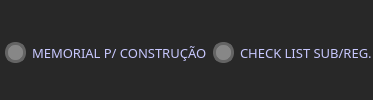
              <widget class="QFrame" name="frame_21">
               <property name="styleSheet">
                <string notr="true">background-color: rgb(40, 40, 40);
border-radius: 10px;
color:rgb(200, 200, 255);</string>
               </property>
               <property name="frameShape">
                <enum>QFrame::StyledPanel</enum>
               </property>
               <property name="frameShadow">
                <enum>QFrame::Raised</enum>
               </property>
               <layout class="QHBoxLayout" name="horizontalLayout_11">
                <property name="spacing">
                 <number>5</number>
                </property>
                <property name="leftMargin">
                 <number>5</number>
                </property>
                <property name="topMargin">
                 <number>5</number>
                </property>
                <property name="rightMargin">
                 <number>0</number>
                </property>
                <property name="bottomMargin">
                 <number>0</number>
                </property>
                <item>
                 <widget class="QFrame" name="frame_39">
                  <property name="frameShape">
                   <enum>QFrame::StyledPanel</enum>
                  </property>
                  <property name="frameShadow">
                   <enum>QFrame::Raised</enum>
                  </property>
                  <layout class="QHBoxLayout" name="horizontalLayout_35">
                   <property name="spacing">
                    <number>0</number>
                   </property>
                   <property name="leftMargin">
                    <number>0</number>
                   </property>
                   <property name="topMargin">
                    <number>0</number>
                   </property>
                   <property name="rightMargin">
                    <number>0</number>
                   </property>
                   <property name="bottomMargin">
                    <number>0</number>
                   </property>
                   <item>
                    <widget class="QCheckBox" name="cbox_memorialcontrucao">
                     <property name="sizePolicy">
                      <sizepolicy hsizetype="Expanding" vsizetype="Expanding">
                       <horstretch>0</horstretch>
                       <verstretch>0</verstretch>
                      </sizepolicy>
                     </property>
                     <property name="font">
                      <font>
                       <family>Quicksand</family>
                       <pointsize>10</pointsize>
                      </font>
                     </property>
                     <property name="styleSheet">
                      <string notr="true">QCheckBox::indicator{
	border: 3px solid rgb(100, 100, 100);
	width: 15px;
	height:15px;
	border-radius: 10px;
	background-color: rgb(135, 135, 135);
}
QCheckBox::indicator:checked{
	border: 3px solid rgb(195, 156, 0);
	background-color: rgb(255, 255, 127);
}</string>
                     </property>
                     <property name="text">
                      <string>MEMORIAL P/ CONSTRUÇÃO</string>
                     </property>
                    </widget>
                   </item>
                  </layout>
                 </widget>
                </item>
                <item>
                 <widget class="QFrame" name="frame_9">
                  <property name="minimumSize">
                   <size>
                    <width>0</width>
                    <height>0</height>
                   </size>
                  </property>
                  <property name="frameShape">
                   <enum>QFrame::StyledPanel</enum>
                  </property>
                  <property name="frameShadow">
                   <enum>QFrame::Raised</enum>
                  </property>
                  <layout class="QHBoxLayout" name="horizontalLayout_54">
                   <property name="spacing">
                    <number>0</number>
                   </property>
                   <property name="leftMargin">
                    <number>0</number>
                   </property>
                   <property name="topMargin">
                    <number>0</number>
                   </property>
                   <property name="rightMargin">
                    <number>0</number>
                   </property>
                   <property name="bottomMargin">
                    <number>0</number>
                   </property>
                   <item>
                    <widget class="QCheckBox" name="cbox_subreg">
                     <property name="sizePolicy">
                      <sizepolicy hsizetype="Expanding" vsizetype="Expanding">
                       <horstretch>0</horstretch>
                       <verstretch>0</verstretch>
                      </sizepolicy>
                     </property>
                     <property name="font">
                      <font>
                       <family>Quicksand</family>
                       <pointsize>10</pointsize>
                      </font>
                     </property>
                     <property name="styleSheet">
                      <string notr="true">QCheckBox::indicator{
	border: 3px solid rgb(100, 100, 100);
	width: 15px;
	height:15px;
	border-radius: 10px;
	background-color: rgb(135, 135, 135);
}
QCheckBox::indicator:checked{
	border: 3px solid rgb(195, 156, 0);
	background-color: rgb(255, 255, 127);
}</string>
                     </property>
                     <property name="text">
                      <string>CHECK LIST SUB/REG.</string>
                     </property>
                    </widget>
                   </item>
                  </layout>
                 </widget>
                </item>
               </layout>
              </widget>
